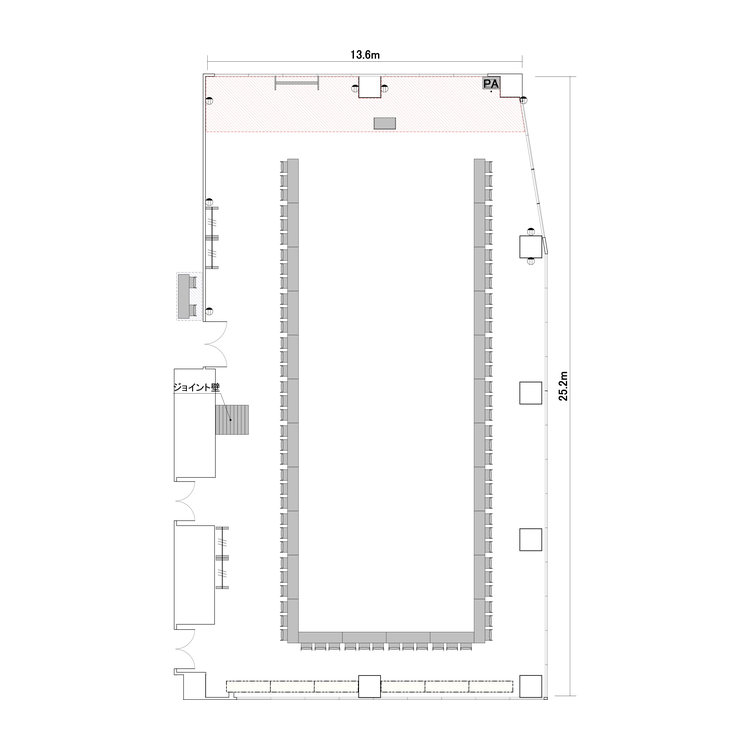
#> input picture 4_Layout_resize_rename_images/1_temp_images/H3GH_コの字.webp, 750 x 750 px, found by its file name
$ python Layout_resize_rename_images.py '0_input_images/H3GH_コの字.jpg' 0_input_images
#> lines starting #> are read from the running program, lines starting #| are printed output that depends on the picture
# -*- coding: utf-8 -*-
import os
import sys
import shutil
import re
from PIL import Image, ImageChops

# Check for proper resampling filter based on PIL version
try:
    # For newer Pillow versions (9.0+)
    RESAMPLING_FILTER = Image.Resampling.LANCZOS
except AttributeError:
    try:
        # For Pillow 8.x and older
        RESAMPLING_FILTER = Image.LANCZOS
    except AttributeError:
        # Fallback to BICUBIC which should be available in all versions
        RESAMPLING_FILTER = Image.BICUBIC

# フォルダ設定
if len(sys.argv) > 2:
    base_dir = sys.argv[2]
else:
    base_dir = "."
input_folder = os.path.join(base_dir, "0_input_images")
temp_folder = os.path.join(base_dir, "1_temp_images")
output_folder = os.path.join(base_dir, "2_output_images")

# --- フォルダを先にクリア ---
def clear_folder(folder_path):
    if os.path.exists(folder_path):
        for filename in os.listdir(folder_path):
            file_path = os.path.join(folder_path, filename)
            try:
                if os.path.isfile(file_path) or os.path.islink(file_path):
                    os.unlink(file_path)
                elif os.path.isdir(file_path):
                    shutil.rmtree(file_path)
            except Exception as e:
                print(f'{file_path} の削除に失敗しました。理由: {e}')

# 1_temp_imagesと2_output_imagesをクリア
for folder in [temp_folder, output_folder]:
    clear_folder(folder)
#> pass 2 of the loop `for folder in [temp_folder, output_folder]:`:

# --- ここまで ---

target_size = (750, 750)  # キャンパスサイズ
background_color = (255, 255, 255)  # 背景は白
content_target_size = 700  # 内容エリアの最大辺を650にリサイズ

# コマンド引数を入力（会場番号）
if len(sys.argv) < 2:
    print("使い方: resize_rename_images.py 番号（例: 7、12、123、1234）")
    sys.exit(1)
set_number = str(sys.argv[1]).zfill(4)  # 会場ID（4桁）
prefix = f"Layout_{set_number}_"

# フォルダが存在しない場合、作成する
os.makedirs(temp_folder, exist_ok=True)
os.makedirs(output_folder, exist_ok=True)

# トリミング関数
def trim(image, bg_color=(255,255,255)):
    """背景以外を自動トリミング"""
    bg = Image.new(image.mode, image.size, bg_color)
    diff = ImageChops.difference(image, bg)
    bbox = diff.getbbox()
    if bbox:
        return image.crop(bbox)
    else:
        return image  # 内容がなければトリミングしない

def scan_directory(dir_path, relative_path=""):
    """ディレクトリを再帰的にスキャンして画像ファイルを見つける"""
#> called with dir_path = '0_input_images/0_input_images', relative_path = ''
    image_files = []

    for item in os.listdir(dir_path):
        item_path = os.path.join(dir_path, item)

        # 相対パスを構築（出力時のディレクトリ構造を維持するため）
        item_relative_path = os.path.join(relative_path, item) if relative_path else item

        if os.path.isdir(item_path):
            # サブディレクトリの場合は再帰的に処理
            sub_files = scan_directory(item_path, item_relative_path)
            image_files.extend(sub_files)
        elif item.lower().endswith((".jpg", ".jpeg", ".png", ".webp")):
            # 画像ファイルの場合はリストに追加
            image_files.append((item_path, item, item_relative_path))
#> pass 2 of the loop in scan_directory, `for item in os.listdir(dir_path):`:

    return image_files

# ステップ1: サイズ調整してtemp_imagesに保存
print("画像のトリミングとリサイズを開始...")

# 入力フォルダを再帰的にスキャン
image_files = scan_directory(input_folder)
print(f"{len(image_files)} 個の画像ファイルが見つかりました。")

for file_path, filename, relative_path in image_files:
    try:
        img = Image.open(file_path).convert("RGB")
#> img is the input picture: PIL image 750x750 RGB; mean R, G, B 250.6, 250.5, 250.4

        # 内容エリアを自動トリミング
        trimmed = trim(img)
#> in trim, `bg = Image.new(image.mode, image.size, bg_color)`: bg: PIL image 750x750 RGB; every value is 255
#> in trim, `diff = ImageChops.difference(image, bg)`:
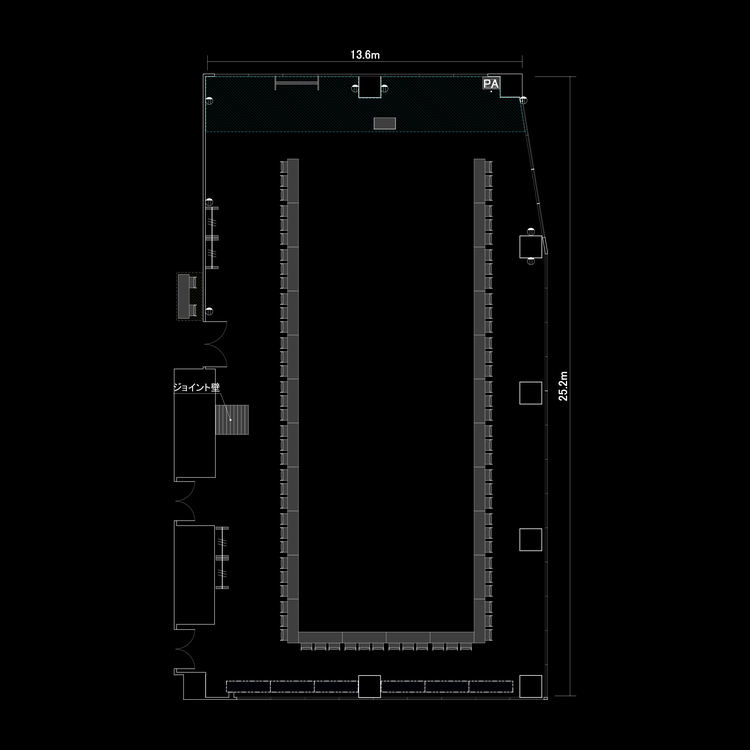
#> diff: PIL image 750x750 RGB; mean R, G, B 4.4, 4.5, 4.6
#> in trim, `bbox = diff.getbbox()`: bbox = (173, 50, 577, 700)
#> in trim, `return image.crop(bbox)`:
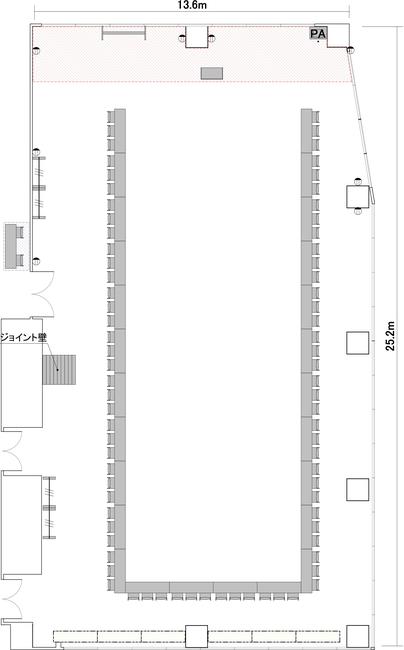
#> returned value: PIL image 404x650 RGB; mean R, G, B 245.7, 245.3, 245.2

        # 内容エリアをcontent_target_sizeにリサイズ
        w, h = trimmed.size
#> w = 404; h = 650
        scale = content_target_size / max(w, h)
#> scale = 1.08
        new_w, new_h = int(w * scale), int(h * scale)
#> new_w = 435; new_h = 700
        trimmed = trimmed.resize((new_w, new_h), RESAMPLING_FILTER)

        # 背景画像を作成し、中央に貼り付け
        background = Image.new("RGB", target_size, background_color)
        x = (target_size[0] - trimmed.width) // 2
#> x = 157
        y = (target_size[1] - trimmed.height) // 2
#> y = 25
        background.paste(trimmed, (x, y))
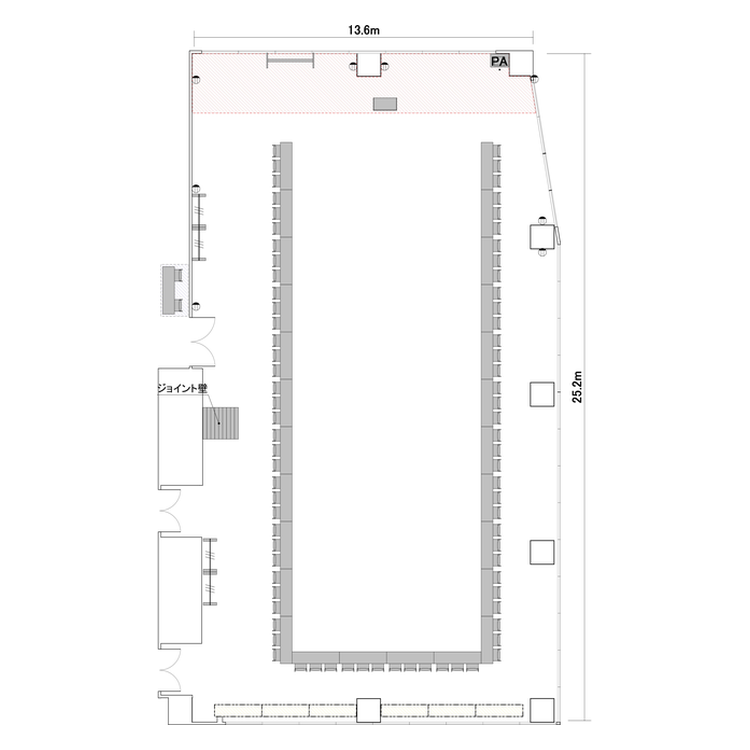
#> background: PIL image 750x750 RGB; mean R, G, B 249.8, 249.6, 249.6

        # 出力先のディレクトリ構造を維持
        rel_dir = os.path.dirname(relative_path)
        if rel_dir:
            rel_temp_dir = os.path.join(temp_folder, rel_dir)
            os.makedirs(rel_temp_dir, exist_ok=True)
        else:
            rel_temp_dir = temp_folder

        # webp形式でtemp_imagesに保存
        output_filename = os.path.splitext(filename)[0] + ".webp"
        output_path = os.path.join(rel_temp_dir, output_filename)
        background.save(output_path, "WEBP", quality=100, lossless=True)
        print(f"⭕️トリミング＋リサイズ完了: {relative_path} -> {os.path.join(os.path.dirname(relative_path), output_filename)}")
    except Exception as e:
        print(f"エラー: ファイル {relative_path} の処理中にエラーが発生しました: {e}")
        continue
#> pass 2 of the loop `for file_path, filename, relative_path in image_files:`:
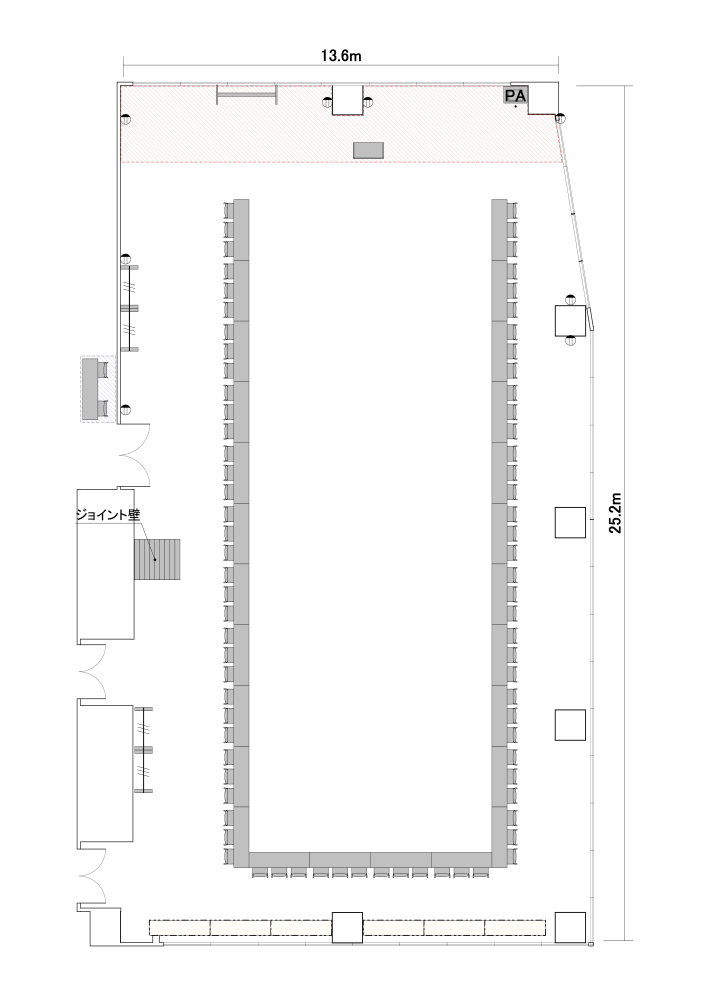
#> input picture 4_Layout_resize_rename_images/0_input_images/H3GH_コの字.jpg, 4958 x 7017 px, found by its file name (shown at 1/7 size)
#> img is the input picture: PIL image 4958x7017 RGB; mean R, G, B 248.7, 248.4, 248.4
#> bg: PIL image 4958x7017 RGB; every value is 255
#> in trim (call 2), `diff = ImageChops.difference(image, bg)`:
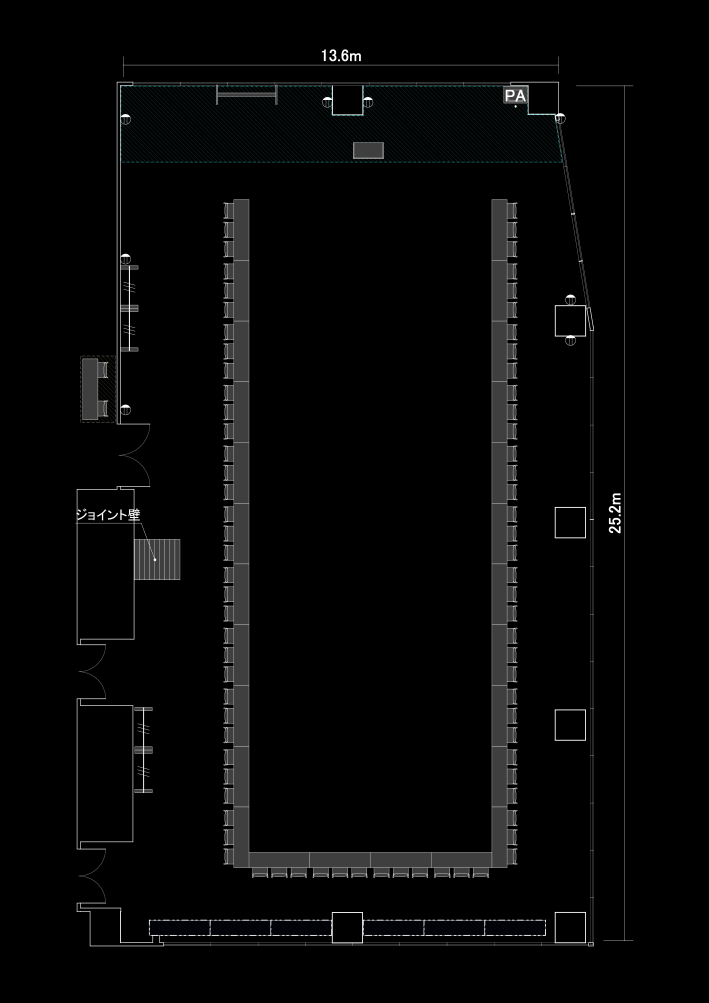
#> diff: PIL image 4958x7017 RGB (shown at 1/7 size); mean R, G, B 6.3, 6.6, 6.6
#> bbox = (528, 344, 4440, 6624)
#> trimmed: PIL image 436x700 RGB
#> `background.paste(trimmed, (x, y))`:
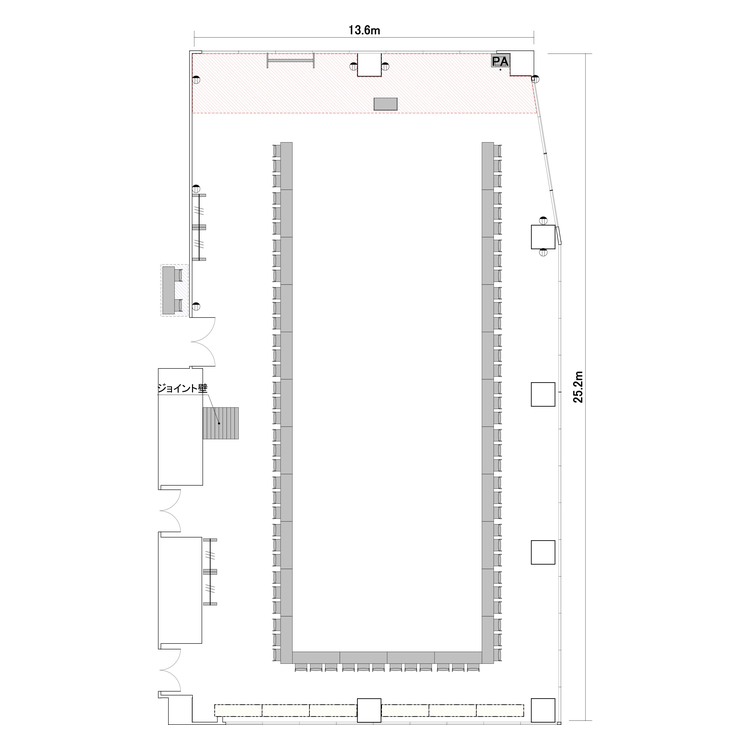
#> background: PIL image 750x750 RGB; mean R, G, B 250, 249.8, 249.7

print("全画像のトリミングとリサイズが完了、リネーム処理へ...")

# ステップ2: リネームしてoutput_imagesに出力
# [62 lines left out: function get_new_name, not called in this run]

# WebP画像を新しい名前で最終フォルダに出力する
for root, dirs, files in os.walk(temp_folder):
    # temp_folder からの相対パスを取得
    rel_path = os.path.relpath(root, temp_folder) if root != temp_folder else ""

    for filename in files:
        if not filename.lower().endswith(".webp"):
            continue

        # 現在のファイルの相対パス
        if rel_path == "":
            current_rel_path = filename
        else:
            current_rel_path = os.path.join(rel_path, filename)

        src = os.path.join(root, filename)

        # 出力先のディレクトリ構造を維持
        rel_output_dir = os.path.dirname(current_rel_path)
        if rel_output_dir:
            full_output_dir = os.path.join(output_folder, rel_output_dir)
            os.makedirs(full_output_dir, exist_ok=True)
        else:
            full_output_dir = output_folder

        new_name = get_new_name(filename)
        if new_name == filename:
            # 既にLayout_で始まる場合はそのままコピー
            dst = os.path.join(full_output_dir, filename)
            shutil.copy2(src, dst)
            print(f"{current_rel_path} -> {current_rel_path}（リネームせずコピー）")
        elif new_name:
            dst = os.path.join(full_output_dir, new_name)
            shutil.copy2(src, dst)
            print(f"{current_rel_path} -> {os.path.join(rel_output_dir, new_name) if rel_output_dir else new_name}")
        else:
            print(f"{current_rel_path} -> ルールとの不一致により、処理は行われませんでした。")
#> pass 2 of the loop `for root, dirs, files in os.walk(temp_folder):`:

print("⭕️全画像のトリミング・リサイズ・リネーム処理が完了し、2_output_imagesに出力しました！")
